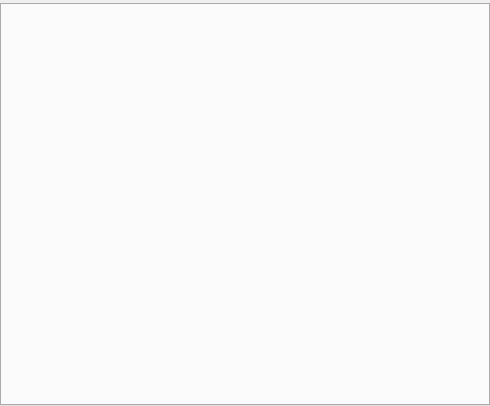
<?xml version="1.0" encoding="UTF-8"?>
<ui version="4.0">
 <class>MMessageClass</class>
 <widget class="QMainWindow" name="MMessageClass">
  <property name="windowModality">
   <enum>Qt::NonModal</enum>
  </property>
  <property name="geometry">
   <rect>
    <x>0</x>
    <y>0</y>
    <width>490</width>
    <height>406</height>
   </rect>
  </property>
  <property name="windowTitle">
   <string>Сообщения</string>
  </property>
  <property name="windowIcon">
   <iconset resource="systray.qrc">
    <normaloff>:/actions/icon/messege.png</normaloff>:/actions/icon/messege.png</iconset>
  </property>
  <property name="styleSheet">
   <string notr="true"/>
  </property>
  <widget class="QWidget" name="centralwidget">
   <layout class="QVBoxLayout" name="verticalLayout" stretch="0">
    <property name="spacing">
     <number>0</number>
    </property>
    <property name="leftMargin">
     <number>0</number>
    </property>
    <property name="topMargin">
     <number>3</number>
    </property>
    <property name="rightMargin">
     <number>0</number>
    </property>
    <property name="bottomMargin">
     <number>0</number>
    </property>
    <item>
     <widget class="QTabWidget" name="tabWidget">
      <property name="enabled">
       <bool>true</bool>
      </property>
      <property name="mouseTracking">
       <bool>false</bool>
      </property>
      <property name="focusPolicy">
       <enum>Qt::NoFocus</enum>
      </property>
      <property name="tabShape">
       <enum>QTabWidget::Rounded</enum>
      </property>
      <property name="currentIndex">
       <number>-1</number>
      </property>
      <property name="usesScrollButtons">
       <bool>true</bool>
      </property>
      <property name="documentMode">
       <bool>false</bool>
      </property>
      <property name="tabsClosable">
       <bool>true</bool>
      </property>
      <property name="movable">
       <bool>true</bool>
      </property>
     </widget>
    </item>
   </layout>
  </widget>
 </widget>
 <tabstops>
  <tabstop>tabWidget</tabstop>
 </tabstops>
 <resources>
  <include location="systray.qrc"/>
 </resources>
 <connections/>
</ui>
